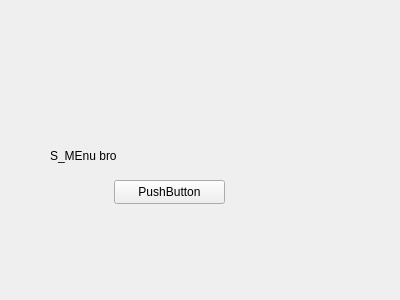
<?xml version="1.0" encoding="UTF-8"?>
<ui version="4.0">
 <class>S_Menu</class>
 <widget class="QWidget" name="S_Menu">
  <property name="geometry">
   <rect>
    <x>0</x>
    <y>0</y>
    <width>400</width>
    <height>300</height>
   </rect>
  </property>
  <property name="windowTitle">
   <string>Form</string>
  </property>
  <widget class="QLabel" name="label">
   <property name="geometry">
    <rect>
     <x>50</x>
     <y>140</y>
     <width>91</width>
     <height>31</height>
    </rect>
   </property>
   <property name="text">
    <string>S_MEnu bro</string>
   </property>
  </widget>
  <widget class="QPushButton" name="pushButton">
   <property name="geometry">
    <rect>
     <x>114</x>
     <y>180</y>
     <width>111</width>
     <height>24</height>
    </rect>
   </property>
   <property name="text">
    <string>PushButton</string>
   </property>
  </widget>
 </widget>
 <resources/>
 <connections/>
</ui>
